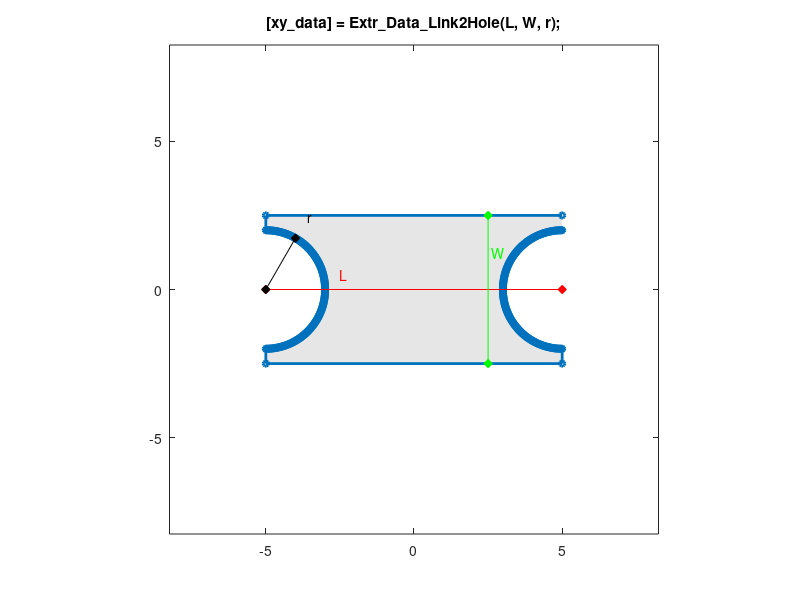

Write MATLAB code to recreate this figure.
function [xy_data] = Extr_Data_Link2Hole(L, W, r, varargin)
%Extr_Data_Link2Hole Produce extrusion data for a link with half a hole at each end.
%   [xy_data] = Extr_Data_Link2Hole(L, W, r)
%   This function returns x-y data for a link with half a hole at each end.
%   You can specify:
%       Length      L
%       Width       W
%       Hole radius r
%
%   To see a plot showing parameter values, enter the name
%   of the function with no arguments
%   >> Extr_Data_Link2Hole
%
%   To see a plot created with your parameter values,
%   add 'plot' as the final argument
%   >> Extr_Data_Link2Hole(10,5,2,'plot')

% Copyright 2012-2020 The MathWorks, Inc.

% Default data to show diagram
if (nargin == 0)
    L = 10;
    W = 5;
    r = 2;
end

% Check if plot should be produced
if (isempty(varargin))
    showplot = 'n';
else
    showplot = char(varargin);
end

top_xsec = [L/2 W/2; -L/2 W/2];
theta = (90:-1:-90)*pi/180;
left_semi_hole_xsec = [-L/2+r*cos(theta') r*sin(theta')];
bottom_xsec = [-L/2 -W/2; L/2 -W/2];
theta = (270:-1:90)*pi/180;
right_semi_hole_xsec = [L/2+r*cos(theta') r*sin(theta')];
xy_data = [ top_xsec; left_semi_hole_xsec; ...
    bottom_xsec; right_semi_hole_xsec];

% Plot diagram to show parameters and extrusion
if (nargin == 0 || strcmpi(showplot,'plot'))
    
    % Figure name
    figString = ['h1_' mfilename];
    % Only create a figure if no figure exists
    figExist = 0;
    fig_hExist = evalin('base',['exist(''' figString ''')']);
    if (fig_hExist)
        figExist = evalin('base',['ishandle(' figString ') && strcmp(get(' figString ', ''type''), ''figure'')']);
    end
    if ~figExist
        fig_h = figure('Name',figString);
        assignin('base',figString,fig_h);
    else
        fig_h = evalin('base',figString);
    end
    figure(fig_h)
    clf(fig_h)
    
    % Plot extrusion
    patch(xy_data(:,1),xy_data(:,2),[1 1 1]*0.90,'EdgeColor','none');
    hold on
    plot(xy_data(:,1),xy_data(:,2),'-','Marker','o','MarkerSize',4,'LineWidth',2);
    axis('equal');
    axis([-1 1 -1 1]*(L+W)*1.1/2);
    
    % Show parameters
    hold on
    
    plot([-L/2 L/2],[0 0],'r-d','MarkerFaceColor','r');
    text(-L/4,W/10,'{\color{red}L}');
    plot([L/4 L/4],[-W/2 W/2],'g-d','MarkerFaceColor','g');
    text(L/3.8,W/4,'{\color{green}W}');
    plot([-L/2 -L/2+r*sin(30*pi/180)],[0 r*cos(30*pi/180)],'k-d','MarkerFaceColor','k');
    text(-L/2+r*sin(30*pi/180)*1.4,1.4*r*cos(30*pi/180),'r');
    
    title(['[xy\_data] = Extr\_Data\_Link2Hole(L, W, r);']);
    
    hold off
    box on
    clear xy_data
end